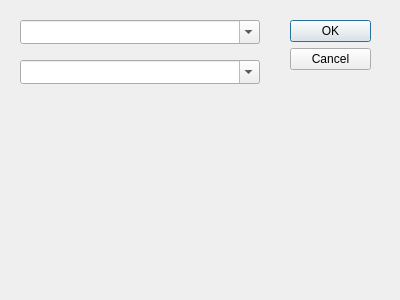
<?xml version="1.0" encoding="UTF-8"?>
<ui version="4.0">
 <class>nTextProperties</class>
 <widget class="QDialog" name="nTextProperties">
  <property name="geometry">
   <rect>
    <x>0</x>
    <y>0</y>
    <width>400</width>
    <height>300</height>
   </rect>
  </property>
  <property name="windowTitle">
   <string>Text properties</string>
  </property>
  <property name="windowIcon">
   <iconset resource="../../Images/Branon.qrc">
    <normaloff>:/images/fonts.png</normaloff>:/images/fonts.png</iconset>
  </property>
  <property name="toolTip">
   <string>Text properties</string>
  </property>
  <property name="statusTip">
   <string>Text properties</string>
  </property>
  <property name="whatsThis">
   <string>Text properties</string>
  </property>
  <widget class="QDialogButtonBox" name="buttonBox">
   <property name="geometry">
    <rect>
     <x>290</x>
     <y>20</y>
     <width>81</width>
     <height>241</height>
    </rect>
   </property>
   <property name="toolTip">
    <string/>
   </property>
   <property name="statusTip">
    <string/>
   </property>
   <property name="whatsThis">
    <string/>
   </property>
   <property name="orientation">
    <enum>Qt::Vertical</enum>
   </property>
   <property name="standardButtons">
    <set>QDialogButtonBox::Cancel|QDialogButtonBox::Ok</set>
   </property>
   <property name="centerButtons">
    <bool>false</bool>
   </property>
  </widget>
  <widget class="QComboBox" name="Languages">
   <property name="geometry">
    <rect>
     <x>20</x>
     <y>20</y>
     <width>240</width>
     <height>24</height>
    </rect>
   </property>
   <property name="editable">
    <bool>true</bool>
   </property>
  </widget>
  <widget class="QComboBox" name="Encodings">
   <property name="geometry">
    <rect>
     <x>20</x>
     <y>60</y>
     <width>240</width>
     <height>24</height>
    </rect>
   </property>
   <property name="editable">
    <bool>true</bool>
   </property>
  </widget>
 </widget>
 <resources>
  <include location="../../Images/Branon.qrc"/>
 </resources>
 <connections>
  <connection>
   <sender>buttonBox</sender>
   <signal>accepted()</signal>
   <receiver>nTextProperties</receiver>
   <slot>accept()</slot>
   <hints>
    <hint type="sourcelabel">
     <x>248</x>
     <y>254</y>
    </hint>
    <hint type="destinationlabel">
     <x>157</x>
     <y>274</y>
    </hint>
   </hints>
  </connection>
  <connection>
   <sender>buttonBox</sender>
   <signal>rejected()</signal>
   <receiver>nTextProperties</receiver>
   <slot>reject()</slot>
   <hints>
    <hint type="sourcelabel">
     <x>316</x>
     <y>260</y>
    </hint>
    <hint type="destinationlabel">
     <x>286</x>
     <y>274</y>
    </hint>
   </hints>
  </connection>
 </connections>
</ui>
